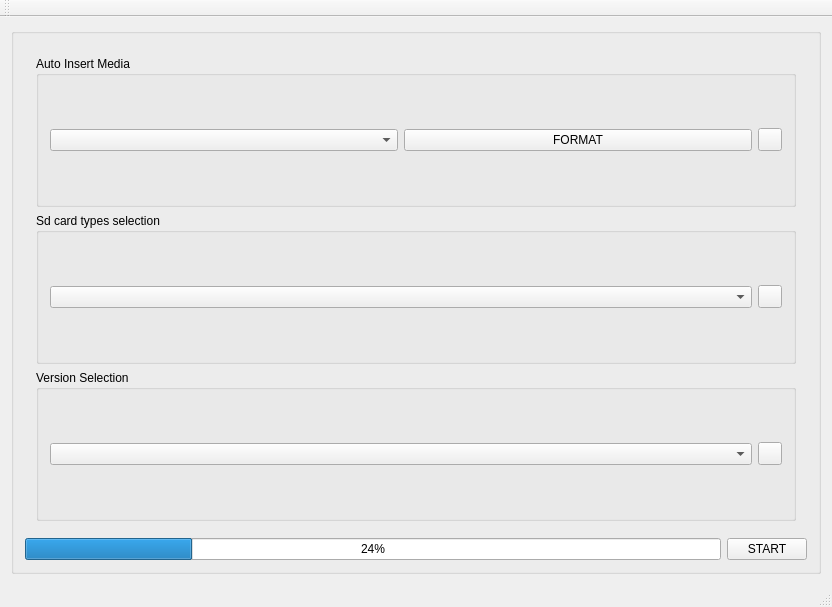
<?xml version="1.0" encoding="UTF-8"?>
<ui version="4.0">
 <class>MainWindow</class>
 <widget class="QMainWindow" name="MainWindow">
  <property name="geometry">
   <rect>
    <x>0</x>
    <y>0</y>
    <width>832</width>
    <height>607</height>
   </rect>
  </property>
  <property name="windowTitle">
   <string>MainWindow</string>
  </property>
  <widget class="QWidget" name="centralWidget">
   <layout class="QVBoxLayout" name="verticalLayout">
    <item>
     <widget class="QGroupBox" name="groupBox">
      <property name="title">
       <string/>
      </property>
      <layout class="QGridLayout" name="gridLayout_5">
       <item row="2" column="0">
        <widget class="QProgressBar" name="progressBar">
         <property name="value">
          <number>24</number>
         </property>
        </widget>
       </item>
       <item row="0" column="0" colspan="2">
        <widget class="QStackedWidget" name="stackedWidget">
         <property name="currentIndex">
          <number>0</number>
         </property>
         <widget class="QWidget" name="page">
          <layout class="QGridLayout" name="gridLayout_4">
           <item row="0" column="0">
            <widget class="QGroupBox" name="groupBox_2">
             <property name="title">
              <string>Auto Insert Media</string>
             </property>
             <layout class="QHBoxLayout" name="horizontalLayout">
              <item>
               <widget class="QComboBox" name="mediatypes"/>
              </item>
              <item>
               <widget class="QPushButton" name="buttonFormat">
                <property name="text">
                 <string>FORMAT</string>
                </property>
               </widget>
              </item>
              <item>
               <widget class="QToolButton" name="statusMedia">
                <property name="text">
                 <string/>
                </property>
               </widget>
              </item>
             </layout>
            </widget>
           </item>
           <item row="1" column="0">
            <widget class="QGroupBox" name="groupBox_3">
             <property name="title">
              <string>Sd card types selection</string>
             </property>
             <layout class="QHBoxLayout" name="horizontalLayout_2">
              <item>
               <widget class="QComboBox" name="cardtypes"/>
              </item>
              <item>
               <widget class="QToolButton" name="statusTypes">
                <property name="text">
                 <string/>
                </property>
               </widget>
              </item>
             </layout>
            </widget>
           </item>
           <item row="2" column="0">
            <widget class="QGroupBox" name="groupBox_4">
             <property name="title">
              <string>Version Selection</string>
             </property>
             <layout class="QHBoxLayout" name="horizontalLayout_3">
              <item>
               <widget class="QComboBox" name="versionList"/>
              </item>
              <item>
               <widget class="QToolButton" name="statusVersion">
                <property name="text">
                 <string/>
                </property>
               </widget>
              </item>
             </layout>
            </widget>
           </item>
          </layout>
         </widget>
        </widget>
       </item>
       <item row="2" column="1">
        <widget class="QPushButton" name="pushButton_3">
         <property name="text">
          <string>START</string>
         </property>
        </widget>
       </item>
      </layout>
     </widget>
    </item>
   </layout>
  </widget>
  <widget class="QMenuBar" name="menuBar">
   <property name="geometry">
    <rect>
     <x>0</x>
     <y>0</y>
     <width>832</width>
     <height>30</height>
    </rect>
   </property>
  </widget>
  <widget class="QToolBar" name="mainToolBar">
   <attribute name="toolBarArea">
    <enum>TopToolBarArea</enum>
   </attribute>
   <attribute name="toolBarBreak">
    <bool>false</bool>
   </attribute>
  </widget>
  <widget class="QStatusBar" name="statusBar"/>
 </widget>
 <layoutdefault spacing="6" margin="11"/>
 <resources/>
 <connections/>
</ui>
